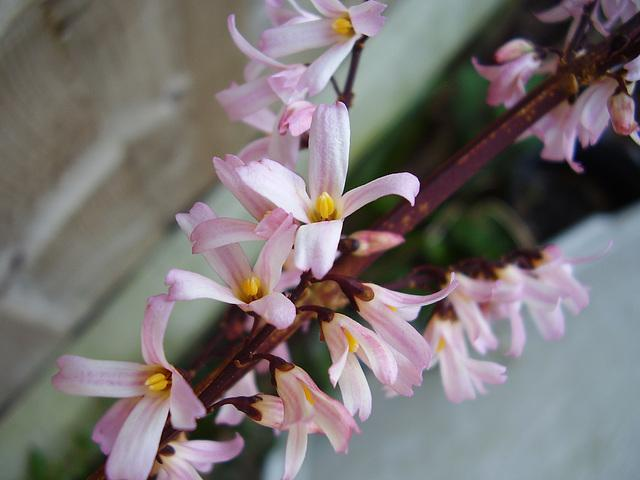
#> input picture python-code/opengl-learning/resources/images/f2.jpg, 640 x 480 px, found by its file name
$ jupyter execute '45-图像特效-八方向浮雕.ipynb'   (shell and % lines are left out)
#> lines starting #> are read from the running program, lines starting #| are printed output that depends on the picture; after the words box and inside, x2 and y2 are one past the last pixel; in counts of white or black regions, pixels touching at a corner belong together
# 图像特效-八方向浮雕

[cell 1]
from scipy import signal
import numpy as np
import cv2
import matplotlib.pyplot as plt
from numpy.lib.function_base import histogram

[cell 2]
src = cv2.imread('../datas/f2.jpg')
#> src is the input picture: shape (480, 640, 3); mean B, G, R 114.3, 114.2, 120.8
gray = cv2.imread('../datas/f2.jpg',0)
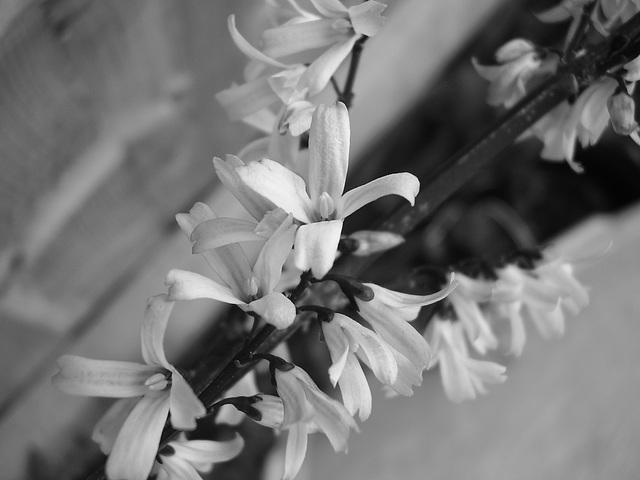
#> gray: shape (480, 640); min 0, max 254, mean 116.2
rgb = cv2.cvtColor(src,cv2.COLOR_BGR2RGB)

[cell 3]
directions = ['N','NE','E','SE','S','SW','W','NW']
def emboss_with_direction(src,direction='SE',offset=127):
#> called with direction = 'SW', offset = 127
    srcf = src.astype(np.float32)
    dst = np.zeros_like(srcf)
    ioffset = 0
    joffset = 0
    if direction == 'N':
        ioffset = -1
        joffset = 0
    elif direction == 'NE':
        ioffset = -1
        joffset = 1
    elif direction == 'E':
        ioffset = 0
        joffset = 1
    elif direction == 'SE':
        ioffset = 1
        joffset = 1
    elif direction == 'S':
        ioffset = 1
        joffset = 0
    elif direction == 'SW':
        ioffset = 1
        joffset = -1
    elif direction == 'W':
        ioffset = 0
        joffset = -1
    elif direction == 'NW':
        ioffset = -1
        joffset = -1
    else:
        ioffset = 1
        joffset = 1
    rows,cols = srcf.shape[0],srcf.shape[1]
#> rows = 480; cols = 640
    idx = np.arange(1,cols)
#> idx = 639 values from 1 to 639
    idy = np.arange(1,rows)
#> idy = 479 values from 1 to 479

    idx_pre = idx - ioffset
#> idx_pre = 639 values from 0 to 638
    idy_pre = idy - joffset
#> idy_pre = 479 values from 2 to 480

    idx = idx.reshape((cols-1,1))
    idy = idy.reshape((1,rows-1))

    idx_pre = idx_pre.reshape(idx.shape)
    idy_pre = idy_pre.reshape(idy.shape)

    idx_pre[idx_pre >= cols] = cols-1
    idy_pre[idy_pre >= rows] = rows-1

    diff = srcf[idy,idx] - srcf[idy_pre,idx_pre] + offset
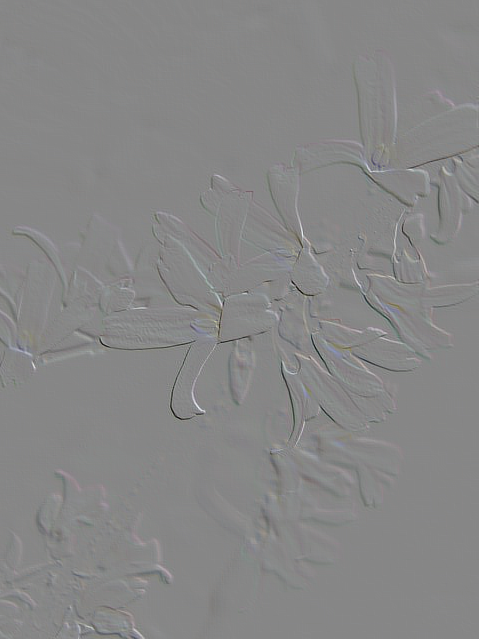
#> diff: shape (639, 479, 3) float32; mean R, G, B 127.1, 127.1, 127.1; drawn with min black and max white
    diff[diff < 0] = np.abs(diff[diff < 0])
    diff[diff < 64] = 64
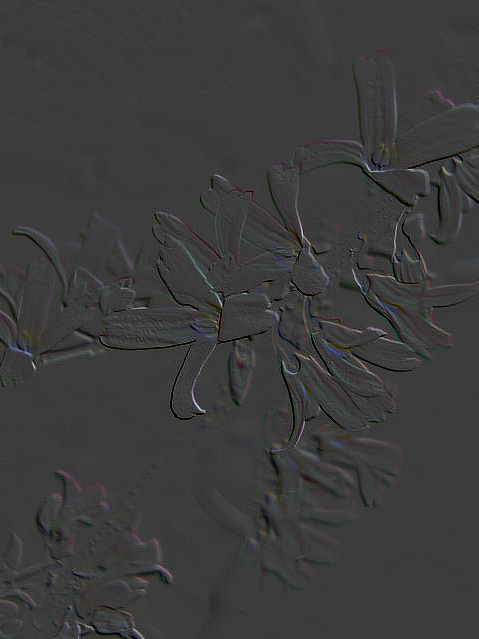
#> diff: shape (639, 479, 3) float32; mean R, G, B 127.2, 127.2, 127.2; drawn with min black and max white
    diff[diff > 255] = 255
#> diff: shape (639, 479, 3) float32; 0.01% of pixels changed, all inside (x1, y1, x2, y2) = (33, 166, 411, 412)

    return diff.astype(np.uint8)

$ run again, with python-code/opengl-learning/resources/images/f1.jpg copied over python-code/opengl-learning/resources/images/f2.jpg
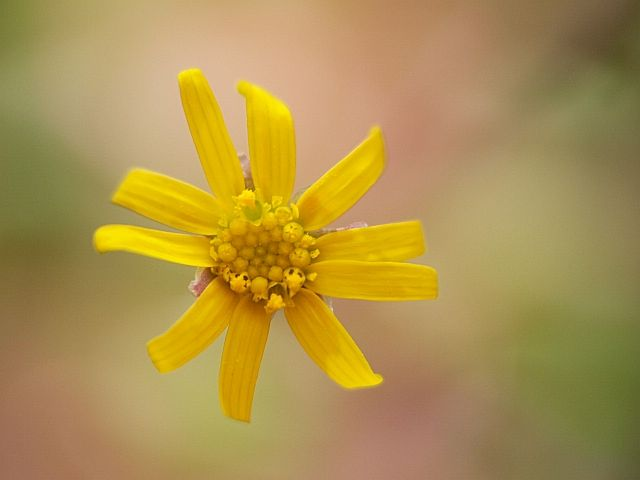
#> input picture python-code/opengl-learning/resources/images/f1.jpg, 640 x 480 px, found by its file name
#> src is the input picture: shape (480, 640, 3); mean B, G, R 78.8, 145.8, 173.2
#> `gray = cv2.imread('../datas/f2.jpg',0)`:
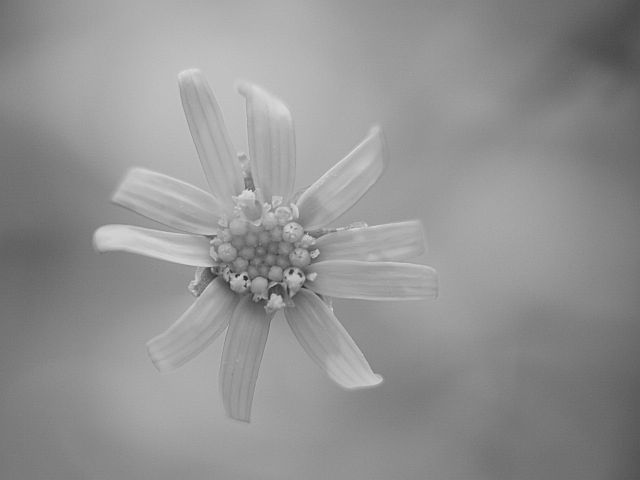
#> gray: shape (480, 640); min 34, max 226, mean 146.3
#> in emboss_with_direction, `return diff.astype(np.uint8)`:
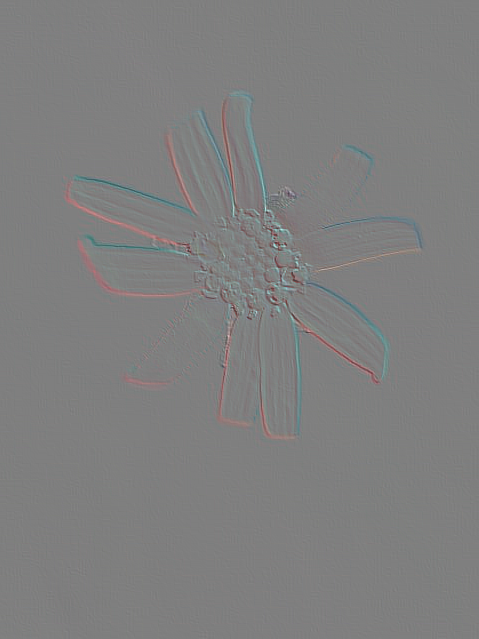
#> returned value: shape (639, 479, 3); mean of channels 0, 1, 2 127, 127, 127; drawn as B, G, R

$ run again, with python-code/opengl-learning/resources/images/f3.jpg copied over python-code/opengl-learning/resources/images/f2.jpg
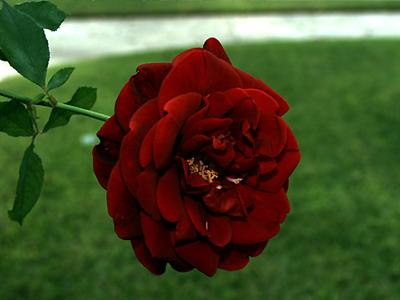
#> input picture python-code/opengl-learning/resources/images/f3.jpg, 400 x 300 px, found by its file name
#> src is the input picture: shape (300, 400, 3); mean B, G, R 41.2, 78.6, 72.4
#> in emboss_with_direction, `diff[diff < 64] = 64`:
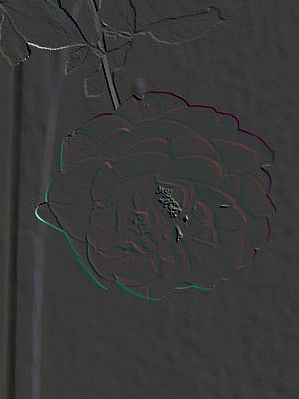
#> diff: shape (399, 299, 3) float32; mean R, G, B 127.3, 127.3, 127.2; drawn with min black and max white
#> in emboss_with_direction, `return diff.astype(np.uint8)`:
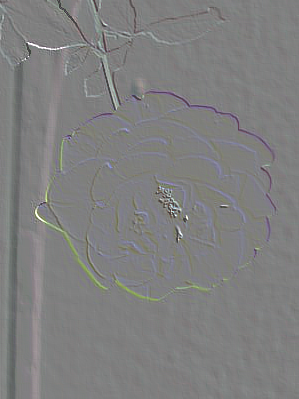
#> returned value: shape (399, 299, 3); mean of channels 0, 1, 2 127.3, 127.3, 127.2; drawn as B, G, R

$ run again, with python-code/opengl-learning/resources/images/f4.jpg copied over python-code/opengl-learning/resources/images/f2.jpg
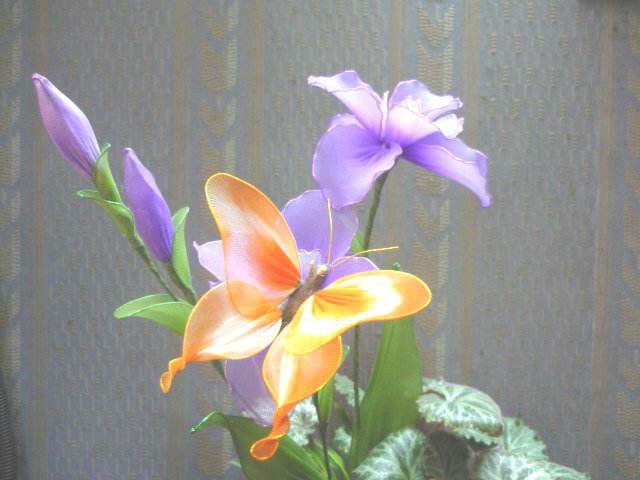
#> input picture python-code/opengl-learning/resources/images/f4.jpg, 640 x 480 px, found by its file name
#> src is the input picture: shape (480, 640, 3); mean B, G, R 142.8, 147.8, 150.1
#> in emboss_with_direction, `diff = srcf[idy,idx] - srcf[idy_pre,idx_pre] + offset`:
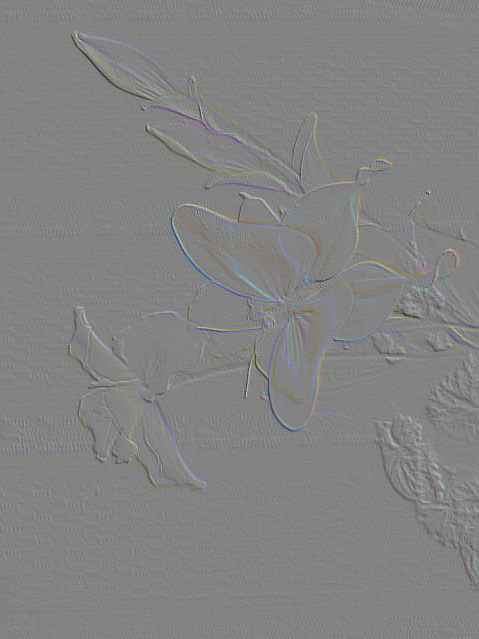
#> diff: shape (639, 479, 3) float32; mean R, G, B 127.1, 127.1, 127.1; drawn with min black and max white
#> in emboss_with_direction, `diff[diff < 64] = 64`:
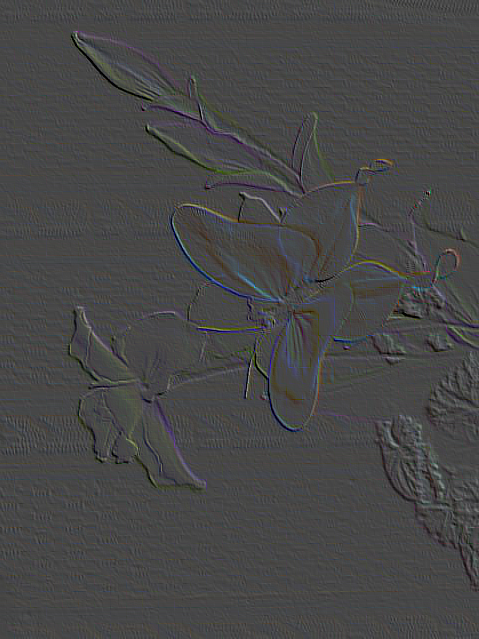
#> diff: shape (639, 479, 3) float32; mean R, G, B 127.1, 127.1, 127.1; drawn with min black and max white
